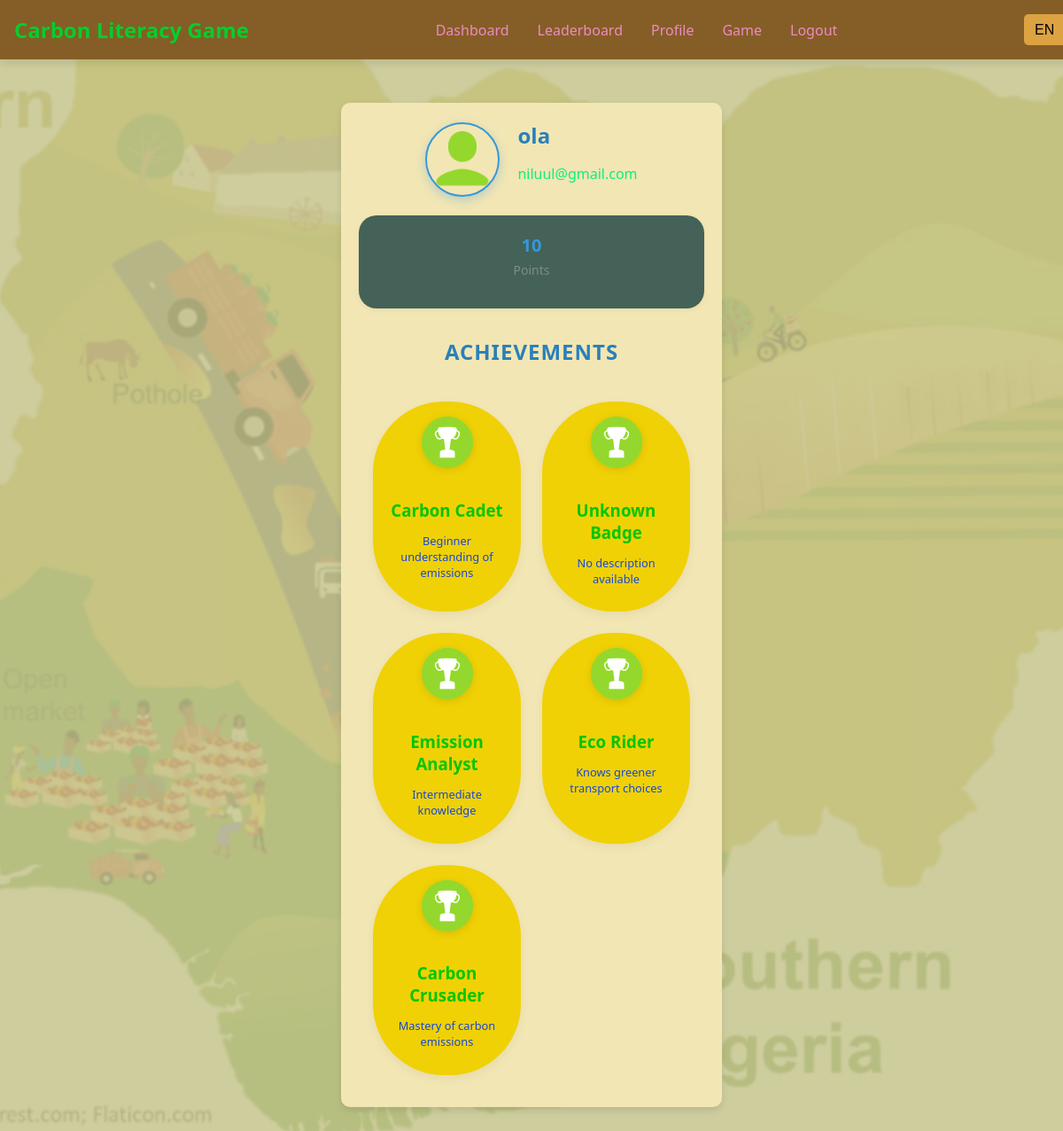
/profile (signed in), run on the app's committed database.
### tables this page shows
CREATE TABLE users (id INTEGER PRIMARY KEY, username TEXT, email TEXT, password TEXT, points INTEGER DEFAULT 0);

### app.py (the view)
@app.route("/profile")
def profile():
    if "user_id" not in session:
        return redirect(url_for("login"))
    conn = get_db_connection()
    user = conn.execute(
        "SELECT username, email, points FROM users WHERE id = ?", (session["user_id"],)
    ).fetchone()
    badges_data = conn.execute(
        "SELECT badge_name FROM user_badges WHERE user_id = ?", (session["user_id"],)
    ).fetchall()
    conn.close()
    badges = []
    for row in badges_data:
        badge_key = row["badge_name"]
        name, description = BADGES.get(badge_key, ("Unknown Badge", "No description available"))
        badges.append({
            "icon_url": url_for("static", filename="images/badges/badge.png"),
            "name": name,
            "description": description
        })
    return render_template("profile.html", user=user, badges=badges)

### app.py (called while the page is built)
def get_locale():
    return session.get("language", "en")

@app.before_request
def load_ui_text():
    lang = session.get("language", "en")
    g.ui_text = load_ui_translations(lang)
    g.category_text = load_category_translations(lang)

@app.context_processor
def inject_globals():
    return {
"current_locale": get_locale(),
"ui_text": getattr(g, "ui_text", {}),
"category_text": getattr(g, "category_text", {}),
}

def load_ui_translations(lang):
    file_path = os.path.join(os.path.dirname(__file__), "translations", "ui_translations.json")
    if not os.path.exists(file_path):
        return {}
    with open(file_path, "r", encoding="utf-8") as file:
        try:
            translations = json.load(file)
            return translations.get(lang, translations.get("en", {}))
        except json.JSONDecodeError as e:
            return {}

def load_category_translations(lang):
    with open("translations/category_translations.json", "r", encoding="utf-8") as file:
        translations = json.load(file)
    return translations.get(lang, translations["en"])  # fallback to English

def get_db_connection():
    conn = sqlite3.connect(DATABASE, timeout=10, check_same_thread=False)
    conn.row_factory = sqlite3.Row
    return conn

### templates/profile.html (shortened to what this page needs)
{% extends "base.html" %}
{% block content %}
<div class="user-profile">
    <div class="profile-header">
        <img src="{{ url_for('static', filename='images/profile.png') }}"
             alt="{{ user.username }}" class="avatar">
        <div class="profile-info">
            <h1 class="username">{{ user.username }}</h1>
            <p class="email">{{ user.email }}</p>
        </div>
    </div>
    <div class="profile-stats">
        <div class="stat">
            <h3>{{ user.points }}</h3>
            <p>{{ ui_text.get('points') }}</p>
        </div>
    </div>
    <div class="badges-section">
        <h2 class="section-title">{{ ui_text.get('achievements') }}</h2>
        {% if badges %}
        <div class="badges-grid">
            {% for badge in badges %}
            <div class="badge">
                <img src="{{ badge.icon_url }}" alt="{{ badge.name }}" class="badge-icon">
                <h3 class="badge-name">{{ badge.name }}</h3>
                <p class="badge-desc">{{ badge.description }}</p>
            </div>
            {% endfor %}
        </div>
        {% else %}
        <div class="no-badges">
            <i class="fas fa-trophy fa-2x" style="color: #f39c12;"></i>
            <p>No badges earned yet. Complete challenges to earn your first badge!</p>
            <a href="{{ url_for('main') }}" class="play-button">Play the Carbon Literacy Game</a>
        </div>
        {% endif %}
    </div>
</div>
{% endblock %}

### templates/base.html (shortened to what this page needs)
<!DOCTYPE html>
<html lang="{{ current_locale }}">
<head>
    <link rel="stylesheet" href="{{ url_for('static', filename='css/base.css') }}">
</head>
<body>
    <nav class="navbar">
        <div class="navbar-logo">
            <h1>Carbon Literacy Game</h1>
        </div>
        <ul class="navbar-links">
            <li><a href="{{ url_for('index') }}">{{ ui_text.dashboard }}</a></li>
            <li><a href="{{ url_for('leaderboard') }}">{{ ui_text.leaderboard }}</a></li>
            {% if session.get('user_id') %}
                <li><a href="{{ url_for('profile') }}">{{ ui_text.profile }}</a></li>
                <li><a href="{{ url_for('main') }}">{{ ui_text.game }}</a></li>
                <li><a href="{{ url_for('logout') }}">{{ ui_text.logout }}</a></li>
            {% else %}
                <li><a href="{{ url_for('login') }}">{{ ui_text.login }}</a></li>
            {% endif %}
        </ul>
        <div class="language-select">
            <select id="language-select" onchange="changeLanguage(this.value)">
                <option value="en" {% if current_locale == 'en' %}selected{% endif %}>EN</option>
            </select>
        </div>
    </nav>
    <main>
        {% block content %}{% endblock %}
    </main>
</body>
</html>

### static/css/base.css (style rules this page uses)
body { font-family: 'Arial', sans-serif; margin: 0; padding: 0; min-height: 100vh; background-color: #1d1da0; color: white; }
main { padding: 2rem; margin-top: 4rem; display: flex; justify-content: center; align-items: center; }
.navbar { position: fixed; top: 0; width: 100%; display: flex; justify-content: space-between; align-items: center; background-color: #845e26; padding: 1rem; color: rgb(14, 233, 94); box-shadow: 0px 4px 10px rgba(0, 0, 0, 0.1); z-index: 1000; }
.navbar-logo h1 { font-size: 1.5rem; color: #04ce2c; margin: 0; }
.navbar-links { list-style-type: none; display: flex; gap: 1rem; margin: 0; padding: 0; }
.navbar-links li a { color: rgb(238, 138, 193); text-decoration: none; padding: 0.5rem; }
.language-select select { padding: 0.5rem; font-size: 1rem; border-radius: 5px; border: none; background-color: #dda242; }
h1 { margin-bottom: 20px; font-size: 24px; }
.user-profile { max-width: 800px; margin: 20px auto; padding: 20px; background: #f2e6b4; border-radius: 10px; box-shadow: 0 4px 8px rgba(0, 0, 0, 0.1); text-align: center; color: #333; }
.profile-header { display: flex; align-items: center; gap: 20px; margin-bottom: 20px; justify-content: center; position: relative; z-index: 1; }
.avatar { width: 80px; height: 80px; border-radius: 50%; border: 2px solid #3498db; object-fit: cover; box-shadow: 0 4px 12px rgba(52, 152, 219, 0.3); }
.profile-info { text-align: left; color: #2c3e50; }
.profile-info .username { font-size: 24px; font-weight: 600; margin: 0; color: #2980b9; }
.profile-info .email { font-size: 16px; color: #0bf07a; }
.profile-stats { display: flex; justify-content: center; margin-bottom: 20px; gap: 30px; flex-wrap: wrap; }
.profile-stats .stat { background-color: #446257; padding: 20px; border-radius: 20px; box-shadow: 0 2px 6px rgba(0, 0, 0, 0.05); text-align: center; transition: transform 0.3s ease, box-shadow 0.3s ease; min-width: 350px; }
.profile-stats .stat h3 { margin: 0; font-size: 20px; color: #3498db; }
.profile-stats .stat p { margin-top: 5px; font-size: 14px; color: #7f8c8d; }
.badges-section { text-align: center; margin-top: 2rem; }
.badges-section h2 { font-size: 24px; color: #2980b9; margin-bottom: 1.5rem; text-transform: uppercase; letter-spacing: 1px; }
.badges-grid { display: grid; grid-template-columns: repeat(auto-fill, minmax(150px, 1fr)); gap: 1.5rem; padding: 1rem; }
.badge { background: #f0d106; border-radius: 80px; padding: 1rem; transition: transform 0.3s ease, box-shadow 0.3s ease; box-shadow: 0 4px 12px rgba(0, 0, 0, 0.05); }
.badge-icon { width: 60px; height: 60px; margin: 0 auto 10px; object-fit: contain; filter: drop-shadow(0 2px 4px rgba(0, 0, 0, 0.1)); }
.badge-name { font-weight: 600; color: #02c505; margin-bottom: 0.5rem; }
.badge-desc { font-size: 0.8rem; color: #1647d9; }
body { background: linear-gradient(to right, #e0f7fa, #f1f8e9); font-family: 'Segoe UI', sans-serif; color: #333; margin: 0; padding: 0; }

### data on the page
users: username "ola", email "niluul@gmail.com", points "10"

### other printed values
{{ ui_text.dashboard }} "Dashboard"
{{ ui_text.leaderboard }} "Leaderboard"
{{ ui_text.profile }} "Profile"
{{ ui_text.game }} "Game"
{{ ui_text.logout }} "Logout"
{{ ui_text.get('points') }} "Points"
{{ ui_text.get('achievements') }} "ACHIEVEMENTS"
{{ badge.name }} "Carbon Cadet" "Unknown Badge" "Emission Analyst" "Eco Rider" "Carbon Crusader"
{{ badge.description }} "Beginner understanding of emissions" "No description available" "Intermediate knowledge" "Knows greener transport choices" "Mastery of carbon emissions"
